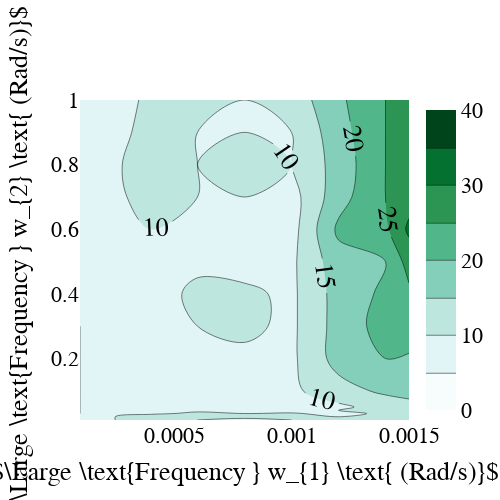

The notebook cell saved with this chart:
### Code cell
import plotly.graph_objects as go
W1 = [0.0001, 0.0002, 0.0004, 0.0006, 0.0008, 0.001, 0.0012, 0.0014, 0.0015]
W2 = [0.01, 0.02, 0.03, 0.04, 0.05, 0.1, 0.2, 0.3, 0.4, 0.5, 0.6, 0.7, 0.8, 0.9, 1]

fig = go.Figure(data =
    go.Contour(
        z=num_intervals_mtx,
        x=W1, # horizontal axis
        y=W2, # vertical axis,
        zmin=0,
        zmax=40,
        colorscale='bugn',
                contours=dict(
            showlabels = True, # show labels on contours
            labelfont = dict( # label font properties
                size = 26,
                color = 'black',
            )
    )))

fig.update_layout(
    autosize=False,
    width=500,
    height=500,
    title={'y':0.9,
           'x':0.5,
           'xanchor': 'center',
           'yanchor': 'top'},
    xaxis_title=r"$\Large \text{Frequency } w_{1} \text{ (Rad/s)}$",
    yaxis_title=r"$\Large \text{Frequency } w_{2} \text{ (Rad/s)}$",
    font=dict(
        family="Times New Roman",
        size=22,
        color="black"
    ),
)

fig.show()

### Figure 1 — Plotly figure (JSON) as saved in the notebook; plotly's stock layout.template omitted (floating-point values rounded to 4 significant figures; data arrays with more than 128 entries replaced by an {"elided": "..."} marker saying what was removed)
{"data": [{"colorscale": [[0, "rgb(247,252,253)"], [0.125, "rgb(229,245,249)"], [0.25, "rgb(204,236,230)"], [0.375, "rgb(153,216,201)"], [0.5, "rgb(102,194,164)"], [0.625, "rgb(65,174,118)"], [0.75, "rgb(35,139,69)"], [0.875, "rgb(0,109,44)"], [1, "rgb(0,68,27)"]], "contours": {"labelfont": {"color": "black", "size": 26}, "showlabels": true}, "type": "contour", "x": [0.0001, 0.0002, 0.0004, 0.0006, 0.0008, 0.001, 0.0012, 0.0014, 0.0015], "y": [0.01, 0.02, 0.03, 0.04, 0.05, 0.1, 0.2, 0.3, 0.4, 0.5, 0.6, 0.7, 0.8, 0.9, 1], "z": {"elided": "15x9 int values"}, "zmax": 40, "zmin": 0}], "layout": {"autosize": false, "font": {"color": "black", "family": "Times New Roman", "size": 22}, "height": 500, "title": {"x": 0.5, "xanchor": "center", "y": 0.9, "yanchor": "top"}, "width": 500, "xaxis": {"title": {"text": "$\\Large \\text{Frequency } w_{1} \\text{ (Rad/s)}$"}}, "yaxis": {"title": {"text": "$\\Large \\text{Frequency } w_{2} \\text{ (Rad/s)}$"}}}}
